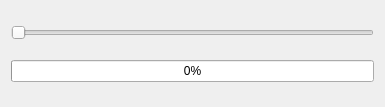
<?xml version="1.0" encoding="UTF-8"?>
<ui version="4.0">
 <class>Widget</class>
 <widget class="QWidget" name="Widget">
  <property name="geometry">
   <rect>
    <x>0</x>
    <y>0</y>
    <width>385</width>
    <height>107</height>
   </rect>
  </property>
  <property name="windowTitle">
   <string>Widget</string>
  </property>
  <layout class="QVBoxLayout" name="verticalLayout">
   <item>
    <widget class="QSlider" name="horizontalSlider">
     <property name="minimum">
      <number>1</number>
     </property>
     <property name="maximum">
      <number>100</number>
     </property>
     <property name="orientation">
      <enum>Qt::Horizontal</enum>
     </property>
    </widget>
   </item>
   <item>
    <widget class="QProgressBar" name="progressBar">
     <property name="minimum">
      <number>1</number>
     </property>
     <property name="value">
      <number>1</number>
     </property>
    </widget>
   </item>
  </layout>
 </widget>
 <resources/>
 <connections/>
</ui>
